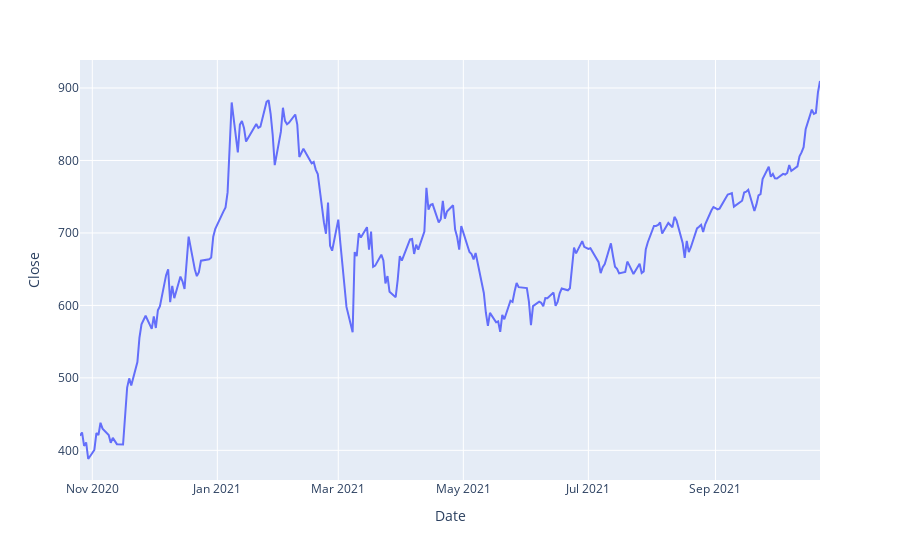

The notebook cell this image was saved under:
### Markdown cell above
## Data Visualization using Plotly Express

##### Plotting the data as a line plot to see seasonality and stationarity

### Code cell
# Visualizing the Close Price using a Line Graph.

pe.line(df,x="Date",y="Close")

### Figure 1 — Plotly figure (JSON) as saved in the notebook; plotly's stock layout.template omitted (floating-point values rounded to 4 significant figures; data arrays with more than 128 entries replaced by an {"elided": "..."} marker saying what was removed)
{"data": [{"hovertemplate": "Date=%{x}<br>Close=%{y}<extra></extra>", "legendgroup": "", "line": {"color": "#636efa", "dash": "solid"}, "marker": {"symbol": "circle"}, "mode": "lines", "name": "", "orientation": "v", "showlegend": false, "type": "scatter", "x": {"elided": "251 str values"}, "xaxis": "x", "y": {"elided": "251 float values"}, "yaxis": "y"}], "layout": {"legend": {"tracegroupgap": 0}, "margin": {"t": 60}, "xaxis": {"anchor": "y", "domain": [0, 1], "title": {"text": "Date"}}, "yaxis": {"anchor": "x", "domain": [0, 1], "title": {"text": "Close"}}}}
